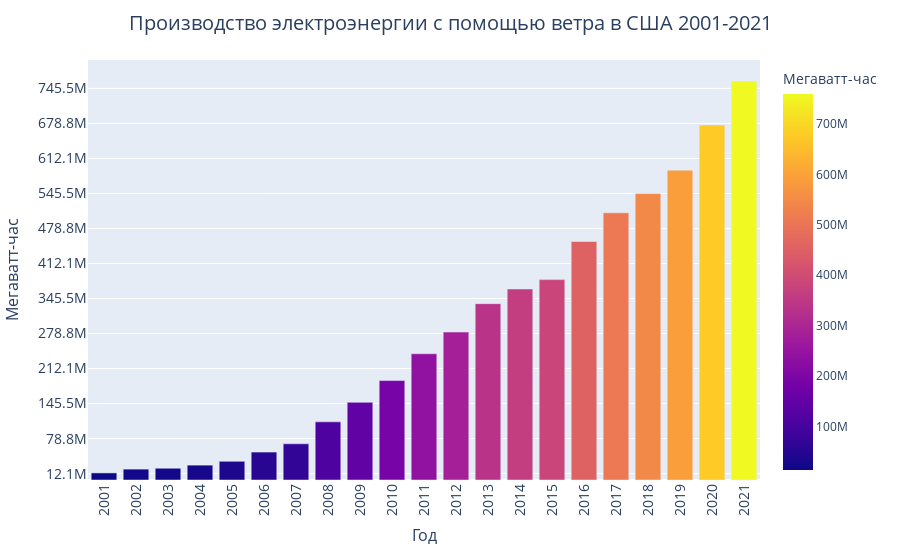

The notebook cell saved with this chart:
### Code cell
import plotly.express as px
data = df.loc[(df['STATE'] == 'US-TOTAL') & (df['ENERGY SOURCE'] == 'Wind')].groupby(['YEAR'], as_index=False).sum()[:-1]
fig = px.bar(data, x='YEAR', y='GENERATION (Megawatthours)', color='GENERATION (Megawatthours)')
fig.update_layout(
    title={
        "text": "Производство электроэнергии с помощью ветра в США 2001-2021",
        "x": 0.5,
        "font": {
            "size": 20,
        },
    }
)

fig.update_xaxes(
    tickangle=-90,
    title={
        'text': 'Год',
        'font': {
            'size': 16,
        },
    },
    dtick=1,
    tickfont={
        'size': 14,
    },
)
fig.update_yaxes(
    title={
        'text': 'Мегаватт-час',
        'font': {
            "size": 16,
        },
    },
    tickfont={
        'size': 14,
    },
    dtick = 66_666_666.6, # 100M / 1.5
    tick0 = data['GENERATION (Megawatthours)'].min() * 0.9
)
fig.update_layout(coloraxis_colorbar=dict(
    title='Мегаватт-час',
))
fig.show()

### Figure 1 — Plotly figure (JSON) as saved in the notebook; plotly's stock layout.template omitted (floating-point values rounded to 4 significant figures)
{"data": [{"alignmentgroup": "True", "hovertemplate": "YEAR=%{x}<br>GENERATION (Megawatthours)=%{marker.color}<extra></extra>", "legendgroup": "", "marker": {"color": [13474662, 20708558, 22374931, 28287484, 35621099, 53178273, 68899858, 110726200, 147772266, 189304494, 240400000.0, 281600000.0, 335700000.0, 363600000.0, 381437099, 453985124, 508605392, 545334906, 589812642, 675876098, 759534494], "coloraxis": "coloraxis", "pattern": {"shape": ""}}, "name": "", "offsetgroup": "", "orientation": "v", "showlegend": false, "textposition": "auto", "type": "bar", "x": [2001, 2002, 2003, 2004, 2005, 2006, 2007, 2008, 2009, 2010, 2011, 2012, 2013, 2014, 2015, 2016, 2017, 2018, 2019, 2020, 2021], "xaxis": "x", "y": [13474662, 20708558, 22374931, 28287484, 35621099, 53178273, 68899858, 110726200, 147772266, 189304494, 240400000.0, 281600000.0, 335700000.0, 363600000.0, 381437099, 453985124, 508605392, 545334906, 589812642, 675876098, 759534494], "yaxis": "y"}], "layout": {"barmode": "relative", "coloraxis": {"colorbar": {"title": {"text": "Мегаватт-час"}}, "colorscale": [[0, "#0d0887"], [0.1111, "#46039f"], [0.2222, "#7201a8"], [0.3333, "#9c179e"], [0.4444, "#bd3786"], [0.5556, "#d8576b"], [0.6667, "#ed7953"], [0.7778, "#fb9f3a"], [0.8889, "#fdca26"], [1, "#f0f921"]]}, "legend": {"tracegroupgap": 0}, "margin": {"t": 60}, "title": {"font": {"size": 20}, "text": "Производство электроэнергии с помощью ветра в США 2001-2021", "x": 0.5}, "xaxis": {"anchor": "y", "domain": [0, 1], "dtick": 1, "tickangle": -90, "tickfont": {"size": 14}, "title": {"font": {"size": 16}, "text": "Год"}}, "yaxis": {"anchor": "x", "domain": [0, 1], "dtick": 66670000.0, "tick0": 12130000.0, "tickfont": {"size": 14}, "title": {"font": {"size": 16}, "text": "Мегаватт-час"}}}}
